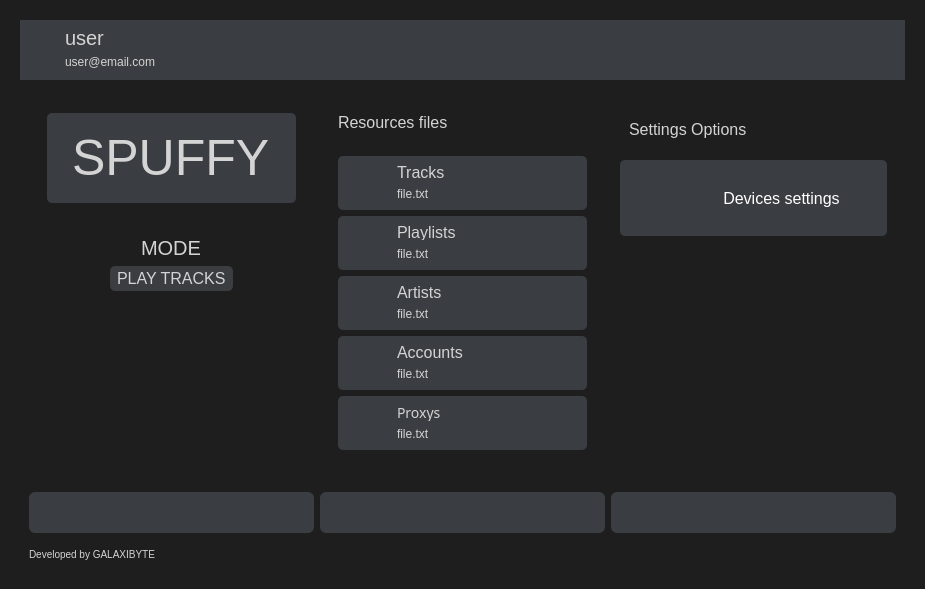
<?xml version="1.0" encoding="UTF-8"?>
<ui version="4.0">
 <class>Form</class>
 <widget class="QWidget" name="Form">
  <property name="geometry">
   <rect>
    <x>0</x>
    <y>0</y>
    <width>921</width>
    <height>589</height>
   </rect>
  </property>
  <property name="windowTitle">
   <string>Home</string>
  </property>
  <property name="windowIcon">
   <iconset>
    <normaloff>kitty.png</normaloff>kitty.png</iconset>
  </property>
  <property name="styleSheet">
   <string notr="true">/* Estilo general para la aplicación */
QWidget {
    background-color: #1e1e1e; /* Fondo oscuro */
    color: #d4d4d4; /* Texto claro */
    font-family: 'Segoe UI', sans-serif; /* Fuente moderna de Windows */
    font-size: 12px;
}

/* Botones (QPushButton) */
QPushButton {
    background-color: #3a3d41; /* Fondo oscuro para botones */
    color: #ffffff; /* Texto blanco */
    border: none;
    border-radius: 6px; /* Esquinas redondeadas */
    padding: 8px 16px;
}
QPushButton:hover {
    background-color: #505357; /* Fondo más claro al pasar el ratón */
}
QPushButton:pressed {
    background-color: #292b2f; /* Fondo más oscuro al presionar */
}

/* Campos de texto (QLineEdit, QPlainTextEdit, QTextEdit) */
QLineEdit, QPlainTextEdit, QTextEdit {
    background-color: #252526; /* Fondo oscuro */
    color: #d4d4d4; /* Texto claro */
    border: 1px solid #3c3c3c; /* Borde gris */
    border-radius: 6px;
    padding: 4px;
}
QLineEdit:focus, QPlainTextEdit:focus, QTextEdit:focus {
    border: 1px solid #0078d4; /* Borde azul al enfocar */
}

/* Tablas (QTableWidget, QTreeWidget) */
QTableWidget, QTreeWidget {
    background-color: #252526; /* Fondo oscuro */
    border: 1px solid #3c3c3c; /* Borde gris */
    border-radius: 6px;
    gridline-color: #404040; /* Líneas de tabla más claras */
    color: #d4d4d4; /* Texto claro */
}
QTableWidget::item, QTreeWidget::item {
    padding: 8px;
}
QHeaderView::section {
    background-color: #333333; /* Fondo ligeramente más claro */
    color: #d4d4d4; /* Texto claro */
    border: none;
    padding: 8px;
    font-weight: bold;
    text-align: left;
}

/* Scroll en tablas */
QTableWidget QScrollBar:vertical, QTreeWidget QScrollBar:vertical {
    background-color: #2a2a2a; /* Fondo oscuro para barra */
    border: none;
    width: 10px;
}
QTableWidget QScrollBar::handle:vertical, QTreeWidget QScrollBar::handle:vertical {
    background-color: #3a3d41; /* Manija gris */
    border-radius: 5px;
}
QTableWidget QScrollBar::handle:vertical:hover, QTreeWidget QScrollBar::handle:vertical:hover {
    background-color: #505357; /* Manija más clara al pasar el ratón */
}

/* Comboboxes (QComboBox) */
QComboBox {
    background-color: #252526; /* Fondo oscuro */
    color: #d4d4d4; /* Texto claro */
    border: 1px solid #3c3c3c; /* Borde gris */
    border-radius: 6px;
    padding: 4px;
}
QComboBox:hover {
    border: 1px solid #0078d4; /* Borde azul al pasar el ratón */
}
QComboBox::drop-down {
    border: none;
    background-color: #333333; /* Fondo ligeramente más claro */
}

/* Barras de progreso (QProgressBar) */
QProgressBar {
    background-color: #3c3c3c; /* Fondo gris oscuro */
    color: #ffffff; /* Texto blanco */
    border: 1px solid #3c3c3c; /* Borde gris */
    border-radius: 6px;
    text-align: center;
}
QProgressBar::chunk {
    background-color: #0078d4; /* Azul progreso */
    border-radius: 6px;
}

/* Sliders (QSlider) */
QSlider::groove:horizontal, QSlider::groove:vertical {
    background-color: #3c3c3c; /* Canal gris oscuro */
    border: 1px solid #3c3c3c; /* Borde gris */
    height: 8px; /* Ancho del canal */
    border-radius: 4px;
}
QSlider::handle:horizontal, QSlider::handle:vertical {
    background-color: #0078d4; /* Control azul */
    border: 1px solid #005a9e; /* Borde azul oscuro */
    border-radius: 6px;
    width: 14px; /* Tamaño del controlador */
    height: 14px;
}
QSlider::handle:hover {
    background-color: #005a9e;
}

/* Casillas de verificación (QCheckBox) */
QCheckBox {
    spacing: 5px;
}
QCheckBox::indicator {
    width: 16px;
    height: 16px;
    background-color: #252526; /* Fondo oscuro */
    border: 1px solid #3c3c3c; /* Borde gris */
    border-radius: 4px;
}
QCheckBox::indicator:checked {
    background-color: #0078d4; /* Azul al seleccionar */
    border: 1px solid #005a9e; /* Borde azul */
}

/* Pestañas (QTabWidget) */
QTabWidget::pane {
    border: 1px solid #3c3c3c;
    border-radius: 6px;
}
QTabBar::tab {
    background-color: #252526; /* Fondo oscuro */
    color: #d4d4d4; /* Texto claro */
    border: 1px solid #3c3c3c;
    border-radius: 6px;
    padding: 8px;
}
QTabBar::tab:selected {
    background-color: #333333; /* Fondo más claro */
    border: 1px solid #0078d4;
    color: #ffffff; /* Texto blanco */
}
</string>
  </property>
  <layout class="QHBoxLayout" name="horizontalLayout">
   <item>
    <widget class="QWidget" name="widget" native="true">
     <layout class="QVBoxLayout" name="verticalLayout">
      <item>
       <widget class="QWidget" name="widget_2" native="true">
        <property name="maximumSize">
         <size>
          <width>16777215</width>
          <height>60</height>
         </size>
        </property>
        <property name="styleSheet">
         <string notr="true">background-color: #3a3d41;</string>
        </property>
        <layout class="QGridLayout" name="gridLayout">
         <item row="0" column="1">
          <widget class="QLabel" name="label_2">
           <property name="styleSheet">
            <string notr="true">font-family: 'Segoe UI', sans-serif;
font-size: 20px;</string>
           </property>
           <property name="text">
            <string>user</string>
           </property>
          </widget>
         </item>
         <item row="1" column="1">
          <widget class="QLabel" name="label_3">
           <property name="styleSheet">
            <string notr="true">font-family: 'Segoe UI', sans-serif;
font-size: 12px;</string>
           </property>
           <property name="text">
            <string>user@email.com</string>
           </property>
          </widget>
         </item>
         <item row="0" column="0" rowspan="2">
          <widget class="QPushButton" name="pushButton">
           <property name="minimumSize">
            <size>
             <width>0</width>
             <height>50</height>
            </size>
           </property>
           <property name="maximumSize">
            <size>
             <width>30</width>
             <height>16777215</height>
            </size>
           </property>
           <property name="cursor">
            <cursorShape>PointingHandCursor</cursorShape>
           </property>
           <property name="styleSheet">
            <string notr="true">margin:none;background-color:none;</string>
           </property>
           <property name="text">
            <string/>
           </property>
           <property name="icon">
            <iconset>
             <normaloff>kitty.png</normaloff>kitty.png</iconset>
           </property>
           <property name="iconSize">
            <size>
             <width>30</width>
             <height>30</height>
            </size>
           </property>
          </widget>
         </item>
        </layout>
       </widget>
      </item>
      <item>
       <widget class="QWidget" name="widget_3" native="true">
        <layout class="QHBoxLayout" name="horizontalLayout_3">
         <item>
          <widget class="QWidget" name="widget_5" native="true">
           <property name="minimumSize">
            <size>
             <width>285</width>
             <height>357</height>
            </size>
           </property>
           <layout class="QVBoxLayout" name="verticalLayout_2">
            <item>
             <widget class="QWidget" name="widget_7" native="true">
              <layout class="QVBoxLayout" name="verticalLayout_3">
               <item>
                <widget class="QWidget" name="widget_9" native="true">
                 <property name="styleSheet">
                  <string notr="true">background-color: #3a3d41;border-radius:5px</string>
                 </property>
                 <layout class="QVBoxLayout" name="verticalLayout_4">
                  <item alignment="Qt::AlignHCenter|Qt::AlignVCenter">
                   <widget class="QLabel" name="label">
                    <property name="styleSheet">
                     <string notr="true">font-family: 'Segoe UI', sans-serif;
font-size: 50px;</string>
                    </property>
                    <property name="text">
                     <string>SPUFFY</string>
                    </property>
                   </widget>
                  </item>
                 </layout>
                </widget>
               </item>
              </layout>
             </widget>
            </item>
            <item>
             <widget class="QWidget" name="widget_8" native="true">
              <layout class="QVBoxLayout" name="verticalLayout_5">
               <item alignment="Qt::AlignVCenter">
                <widget class="QWidget" name="widget_10" native="true">
                 <layout class="QVBoxLayout" name="verticalLayout_6">
                  <item alignment="Qt::AlignHCenter">
                   <widget class="QLabel" name="label_4">
                    <property name="styleSheet">
                     <string notr="true">font-family: 'Segoe UI', sans-serif;
font-size: 20px;</string>
                    </property>
                    <property name="text">
                     <string>MODE</string>
                    </property>
                   </widget>
                  </item>
                  <item alignment="Qt::AlignHCenter">
                   <widget class="QLabel" name="label_5">
                    <property name="styleSheet">
                     <string notr="true">font-family: 'Segoe UI', sans-serif;
font-size: 16px;padding:3px;
background-color: #3b3d40;border-radius:5px</string>
                    </property>
                    <property name="text">
                     <string>PLAY TRACKS</string>
                    </property>
                   </widget>
                  </item>
                 </layout>
                </widget>
               </item>
               <item>
                <widget class="QWidget" name="widget_11" native="true">
                 <layout class="QHBoxLayout" name="horizontalLayout_4">
                  <item>
                   <widget class="QPushButton" name="pushButton_10">
                    <property name="minimumSize">
                     <size>
                      <width>61</width>
                      <height>51</height>
                     </size>
                    </property>
                    <property name="cursor">
                     <cursorShape>PointingHandCursor</cursorShape>
                    </property>
                    <property name="styleSheet">
                     <string notr="true">QPushButton{
	background-color:none;
}

QPushButton:pressed{
	background-color: #3a3d41;
}
</string>
                    </property>
                    <property name="text">
                     <string/>
                    </property>
                    <property name="icon">
                     <iconset>
                      <normaloff>previous_9959735.png</normaloff>previous_9959735.png</iconset>
                    </property>
                    <property name="iconSize">
                     <size>
                      <width>40</width>
                      <height>40</height>
                     </size>
                    </property>
                   </widget>
                  </item>
                  <item>
                   <widget class="QWidget" name="widget_12" native="true">
                    <layout class="QVBoxLayout" name="verticalLayout_7">
                     <item>
                      <widget class="QPushButton" name="pushButton_7">
                       <property name="minimumSize">
                        <size>
                         <width>61</width>
                         <height>51</height>
                        </size>
                       </property>
                       <property name="cursor">
                        <cursorShape>PointingHandCursor</cursorShape>
                       </property>
                       <property name="styleSheet">
                        <string notr="true">QPushButton{
	background-color:none;
}

QPushButton:pressed{
	background-color: #3a3d41;
}
</string>
                       </property>
                       <property name="text">
                        <string/>
                       </property>
                       <property name="icon">
                        <iconset>
                         <normaloff>play_9959717.png</normaloff>play_9959717.png</iconset>
                       </property>
                       <property name="iconSize">
                        <size>
                         <width>55</width>
                         <height>55</height>
                        </size>
                       </property>
                      </widget>
                     </item>
                     <item>
                      <widget class="QPushButton" name="pushButton_8">
                       <property name="minimumSize">
                        <size>
                         <width>61</width>
                         <height>51</height>
                        </size>
                       </property>
                       <property name="cursor">
                        <cursorShape>PointingHandCursor</cursorShape>
                       </property>
                       <property name="styleSheet">
                        <string notr="true">QPushButton{
	background-color:none;
}

QPushButton:pressed{
	background-color: #3a3d41;
}
</string>
                       </property>
                       <property name="text">
                        <string/>
                       </property>
                       <property name="icon">
                        <iconset>
                         <normaloff>pause_9959723.png</normaloff>pause_9959723.png</iconset>
                       </property>
                       <property name="iconSize">
                        <size>
                         <width>55</width>
                         <height>55</height>
                        </size>
                       </property>
                      </widget>
                     </item>
                    </layout>
                   </widget>
                  </item>
                  <item>
                   <widget class="QPushButton" name="pushButton_9">
                    <property name="minimumSize">
                     <size>
                      <width>61</width>
                      <height>51</height>
                     </size>
                    </property>
                    <property name="cursor">
                     <cursorShape>PointingHandCursor</cursorShape>
                    </property>
                    <property name="styleSheet">
                     <string notr="true">QPushButton{
	background-color:none;
}

QPushButton:pressed{
	background-color: #3a3d41;
}
</string>
                    </property>
                    <property name="text">
                     <string/>
                    </property>
                    <property name="icon">
                     <iconset>
                      <normaloff>next_9959741.png</normaloff>next_9959741.png</iconset>
                    </property>
                    <property name="iconSize">
                     <size>
                      <width>40</width>
                      <height>40</height>
                     </size>
                    </property>
                   </widget>
                  </item>
                 </layout>
                </widget>
               </item>
              </layout>
             </widget>
            </item>
           </layout>
          </widget>
         </item>
         <item>
          <widget class="QWidget" name="widget_6" native="true">
           <property name="minimumSize">
            <size>
             <width>285</width>
             <height>357</height>
            </size>
           </property>
           <property name="styleSheet">
            <string notr="true"/>
           </property>
           <layout class="QVBoxLayout" name="verticalLayout_8">
            <item>
             <widget class="QWidget" name="widget_14" native="true">
              <property name="maximumSize">
               <size>
                <width>16777215</width>
                <height>50</height>
               </size>
              </property>
              <layout class="QVBoxLayout" name="verticalLayout_9">
               <item>
                <widget class="QLabel" name="label_6">
                 <property name="styleSheet">
                  <string notr="true">font-family: 'Segoe UI', sans-serif;
font-size: 16px;</string>
                 </property>
                 <property name="text">
                  <string>Resources files</string>
                 </property>
                </widget>
               </item>
              </layout>
             </widget>
            </item>
            <item alignment="Qt::AlignTop">
             <widget class="QWidget" name="widget_15" native="true">
              <layout class="QVBoxLayout" name="verticalLayout_13">
               <item>
                <widget class="QWidget" name="widget_16" native="true">
                 <property name="minimumSize">
                  <size>
                   <width>241</width>
                   <height>51</height>
                  </size>
                 </property>
                 <property name="maximumSize">
                  <size>
                   <width>16777215</width>
                   <height>59</height>
                  </size>
                 </property>
                 <property name="styleSheet">
                  <string notr="true">background-color: #3a3d41;border-radius:5px</string>
                 </property>
                 <layout class="QGridLayout" name="gridLayout_2">
                  <item row="0" column="0" rowspan="2">
                   <widget class="QLabel" name="label_7">
                    <property name="maximumSize">
                     <size>
                      <width>40</width>
                      <height>16777215</height>
                     </size>
                    </property>
                    <property name="text">
                     <string/>
                    </property>
                    <property name="pixmap">
                     <pixmap>add-folder_12180910.png</pixmap>
                    </property>
                    <property name="scaledContents">
                     <bool>true</bool>
                    </property>
                   </widget>
                  </item>
                  <item row="0" column="1">
                   <widget class="QLabel" name="label_8">
                    <property name="styleSheet">
                     <string notr="true">font-family: 'Segoe UI', sans-serif;
font-size: 16px;</string>
                    </property>
                    <property name="text">
                     <string>Tracks</string>
                    </property>
                   </widget>
                  </item>
                  <item row="1" column="1">
                   <widget class="QLabel" name="label_9">
                    <property name="maximumSize">
                     <size>
                      <width>131</width>
                      <height>17</height>
                     </size>
                    </property>
                    <property name="text">
                     <string>file.txt</string>
                    </property>
                   </widget>
                  </item>
                  <item row="0" column="2" rowspan="2">
                   <widget class="QPushButton" name="pushButton_5">
                    <property name="minimumSize">
                     <size>
                      <width>0</width>
                      <height>40</height>
                     </size>
                    </property>
                    <property name="maximumSize">
                     <size>
                      <width>40</width>
                      <height>16777215</height>
                     </size>
                    </property>
                    <property name="cursor">
                     <cursorShape>PointingHandCursor</cursorShape>
                    </property>
                    <property name="styleSheet">
                     <string notr="true">QPushButton{
	background-color:none;
}

QPushButton:pressed{
	background-color: #3a3d01;
}
</string>
                    </property>
                    <property name="text">
                     <string/>
                    </property>
                    <property name="icon">
                     <iconset>
                      <normaloff>play_9959717.png</normaloff>play_9959717.png</iconset>
                    </property>
                    <property name="iconSize">
                     <size>
                      <width>30</width>
                      <height>30</height>
                     </size>
                    </property>
                   </widget>
                  </item>
                 </layout>
                </widget>
               </item>
               <item>
                <widget class="QWidget" name="widget_20" native="true">
                 <property name="minimumSize">
                  <size>
                   <width>241</width>
                   <height>51</height>
                  </size>
                 </property>
                 <property name="maximumSize">
                  <size>
                   <width>16777215</width>
                   <height>59</height>
                  </size>
                 </property>
                 <property name="styleSheet">
                  <string notr="true">background-color: #3a3d41;border-radius:5px</string>
                 </property>
                 <layout class="QGridLayout" name="gridLayout_6">
                  <item row="0" column="0" rowspan="2">
                   <widget class="QLabel" name="label_22">
                    <property name="maximumSize">
                     <size>
                      <width>40</width>
                      <height>16777215</height>
                     </size>
                    </property>
                    <property name="text">
                     <string/>
                    </property>
                    <property name="pixmap">
                     <pixmap>add-folder_12180910.png</pixmap>
                    </property>
                    <property name="scaledContents">
                     <bool>true</bool>
                    </property>
                   </widget>
                  </item>
                  <item row="0" column="1">
                   <widget class="QLabel" name="label_23">
                    <property name="styleSheet">
                     <string notr="true">font-family: 'Segoe UI', sans-serif;
font-size: 16px;</string>
                    </property>
                    <property name="text">
                     <string>Playlists</string>
                    </property>
                   </widget>
                  </item>
                  <item row="1" column="1">
                   <widget class="QLabel" name="label_24">
                    <property name="maximumSize">
                     <size>
                      <width>131</width>
                      <height>17</height>
                     </size>
                    </property>
                    <property name="text">
                     <string>file.txt</string>
                    </property>
                   </widget>
                  </item>
                  <item row="0" column="2" rowspan="2">
                   <widget class="QPushButton" name="pushButton_15">
                    <property name="minimumSize">
                     <size>
                      <width>0</width>
                      <height>40</height>
                     </size>
                    </property>
                    <property name="maximumSize">
                     <size>
                      <width>40</width>
                      <height>16777215</height>
                     </size>
                    </property>
                    <property name="cursor">
                     <cursorShape>PointingHandCursor</cursorShape>
                    </property>
                    <property name="styleSheet">
                     <string notr="true">QPushButton{
	background-color:none;
}

QPushButton:pressed{
	background-color: #3a3d01;
}
</string>
                    </property>
                    <property name="text">
                     <string/>
                    </property>
                    <property name="icon">
                     <iconset>
                      <normaloff>play_9959717.png</normaloff>play_9959717.png</iconset>
                    </property>
                    <property name="iconSize">
                     <size>
                      <width>30</width>
                      <height>30</height>
                     </size>
                    </property>
                   </widget>
                  </item>
                 </layout>
                </widget>
               </item>
               <item>
                <widget class="QWidget" name="widget_21" native="true">
                 <property name="minimumSize">
                  <size>
                   <width>241</width>
                   <height>51</height>
                  </size>
                 </property>
                 <property name="maximumSize">
                  <size>
                   <width>16777215</width>
                   <height>59</height>
                  </size>
                 </property>
                 <property name="styleSheet">
                  <string notr="true">background-color: #3a3d41;border-radius:5px</string>
                 </property>
                 <layout class="QGridLayout" name="gridLayout_8">
                  <item row="0" column="0" rowspan="2">
                   <widget class="QLabel" name="label_28">
                    <property name="maximumSize">
                     <size>
                      <width>40</width>
                      <height>16777215</height>
                     </size>
                    </property>
                    <property name="text">
                     <string/>
                    </property>
                    <property name="pixmap">
                     <pixmap>add-folder_12180910.png</pixmap>
                    </property>
                    <property name="scaledContents">
                     <bool>true</bool>
                    </property>
                   </widget>
                  </item>
                  <item row="0" column="1">
                   <widget class="QLabel" name="label_29">
                    <property name="styleSheet">
                     <string notr="true">font-family: 'Segoe UI', sans-serif;
font-size: 16px;</string>
                    </property>
                    <property name="text">
                     <string>Artists</string>
                    </property>
                   </widget>
                  </item>
                  <item row="1" column="1">
                   <widget class="QLabel" name="label_30">
                    <property name="maximumSize">
                     <size>
                      <width>131</width>
                      <height>17</height>
                     </size>
                    </property>
                    <property name="text">
                     <string>file.txt</string>
                    </property>
                   </widget>
                  </item>
                  <item row="0" column="2" rowspan="2">
                   <widget class="QPushButton" name="pushButton_17">
                    <property name="minimumSize">
                     <size>
                      <width>0</width>
                      <height>40</height>
                     </size>
                    </property>
                    <property name="maximumSize">
                     <size>
                      <width>40</width>
                      <height>16777215</height>
                     </size>
                    </property>
                    <property name="cursor">
                     <cursorShape>PointingHandCursor</cursorShape>
                    </property>
                    <property name="styleSheet">
                     <string notr="true">QPushButton{
	background-color:none;
}

QPushButton:pressed{
	background-color: #3a3d01;
}
</string>
                    </property>
                    <property name="text">
                     <string/>
                    </property>
                    <property name="icon">
                     <iconset>
                      <normaloff>play_9959717.png</normaloff>play_9959717.png</iconset>
                    </property>
                    <property name="iconSize">
                     <size>
                      <width>30</width>
                      <height>30</height>
                     </size>
                    </property>
                   </widget>
                  </item>
                 </layout>
                </widget>
               </item>
               <item>
                <widget class="QWidget" name="widget_23" native="true">
                 <property name="minimumSize">
                  <size>
                   <width>241</width>
                   <height>51</height>
                  </size>
                 </property>
                 <property name="maximumSize">
                  <size>
                   <width>16777215</width>
                   <height>59</height>
                  </size>
                 </property>
                 <property name="styleSheet">
                  <string notr="true">background-color: #3a3d41;border-radius:5px</string>
                 </property>
                 <layout class="QGridLayout" name="gridLayout_9">
                  <item row="0" column="0" rowspan="2">
                   <widget class="QLabel" name="label_32">
                    <property name="maximumSize">
                     <size>
                      <width>40</width>
                      <height>16777215</height>
                     </size>
                    </property>
                    <property name="text">
                     <string/>
                    </property>
                    <property name="pixmap">
                     <pixmap>add-folder_12180910.png</pixmap>
                    </property>
                    <property name="scaledContents">
                     <bool>true</bool>
                    </property>
                   </widget>
                  </item>
                  <item row="0" column="1">
                   <widget class="QLabel" name="label_33">
                    <property name="styleSheet">
                     <string notr="true">font-family: 'Segoe UI', sans-serif;
font-size: 16px;</string>
                    </property>
                    <property name="text">
                     <string>Accounts</string>
                    </property>
                   </widget>
                  </item>
                  <item row="1" column="1">
                   <widget class="QLabel" name="label_34">
                    <property name="maximumSize">
                     <size>
                      <width>131</width>
                      <height>17</height>
                     </size>
                    </property>
                    <property name="text">
                     <string>file.txt</string>
                    </property>
                   </widget>
                  </item>
                  <item row="0" column="2" rowspan="2">
                   <widget class="QPushButton" name="pushButton_18">
                    <property name="minimumSize">
                     <size>
                      <width>0</width>
                      <height>40</height>
                     </size>
                    </property>
                    <property name="maximumSize">
                     <size>
                      <width>40</width>
                      <height>16777215</height>
                     </size>
                    </property>
                    <property name="cursor">
                     <cursorShape>PointingHandCursor</cursorShape>
                    </property>
                    <property name="styleSheet">
                     <string notr="true">QPushButton{
	background-color:none;
}

QPushButton:pressed{
	background-color: #3a3d01;
}
</string>
                    </property>
                    <property name="text">
                     <string/>
                    </property>
                    <property name="icon">
                     <iconset>
                      <normaloff>play_9959717.png</normaloff>play_9959717.png</iconset>
                    </property>
                    <property name="iconSize">
                     <size>
                      <width>30</width>
                      <height>30</height>
                     </size>
                    </property>
                   </widget>
                  </item>
                 </layout>
                </widget>
               </item>
               <item>
                <widget class="QWidget" name="widget_24" native="true">
                 <property name="minimumSize">
                  <size>
                   <width>241</width>
                   <height>51</height>
                  </size>
                 </property>
                 <property name="maximumSize">
                  <size>
                   <width>16777215</width>
                   <height>59</height>
                  </size>
                 </property>
                 <property name="styleSheet">
                  <string notr="true">background-color: #3a3d41;border-radius:5px</string>
                 </property>
                 <layout class="QGridLayout" name="gridLayout_10">
                  <item row="0" column="0" rowspan="2">
                   <widget class="QLabel" name="label_35">
                    <property name="maximumSize">
                     <size>
                      <width>40</width>
                      <height>16777215</height>
                     </size>
                    </property>
                    <property name="text">
                     <string/>
                    </property>
                    <property name="pixmap">
                     <pixmap>add-folder_12180910.png</pixmap>
                    </property>
                    <property name="scaledContents">
                     <bool>true</bool>
                    </property>
                   </widget>
                  </item>
                  <item row="0" column="1">
                   <widget class="QLabel" name="label_36">
                    <property name="font">
                     <font>
                      <family>Segoe UI,sans-serif</family>
                      <pointsize>-1</pointsize>
                     </font>
                    </property>
                    <property name="styleSheet">
                     <string notr="true">font-family: 'Segoe UI', sans-serif;
font-size: 14px;</string>
                    </property>
                    <property name="text">
                     <string>Proxys</string>
                    </property>
                   </widget>
                  </item>
                  <item row="1" column="1">
                   <widget class="QLabel" name="label_37">
                    <property name="maximumSize">
                     <size>
                      <width>131</width>
                      <height>17</height>
                     </size>
                    </property>
                    <property name="text">
                     <string>file.txt</string>
                    </property>
                   </widget>
                  </item>
                  <item row="0" column="2" rowspan="2">
                   <widget class="QPushButton" name="pushButton_19">
                    <property name="minimumSize">
                     <size>
                      <width>0</width>
                      <height>40</height>
                     </size>
                    </property>
                    <property name="maximumSize">
                     <size>
                      <width>40</width>
                      <height>16777215</height>
                     </size>
                    </property>
                    <property name="cursor">
                     <cursorShape>PointingHandCursor</cursorShape>
                    </property>
                    <property name="styleSheet">
                     <string notr="true">QPushButton{
	background-color:none;
}

QPushButton:pressed{
	background-color: #3a3d01;
}
</string>
                    </property>
                    <property name="text">
                     <string/>
                    </property>
                    <property name="icon">
                     <iconset>
                      <normaloff>play_9959717.png</normaloff>play_9959717.png</iconset>
                    </property>
                    <property name="iconSize">
                     <size>
                      <width>30</width>
                      <height>30</height>
                     </size>
                    </property>
                   </widget>
                  </item>
                 </layout>
                </widget>
               </item>
              </layout>
             </widget>
            </item>
           </layout>
          </widget>
         </item>
         <item>
          <widget class="QWidget" name="widget_13" native="true">
           <property name="minimumSize">
            <size>
             <width>285</width>
             <height>357</height>
            </size>
           </property>
           <layout class="QVBoxLayout" name="verticalLayout_10">
            <item>
             <widget class="QWidget" name="widget_17" native="true">
              <property name="maximumSize">
               <size>
                <width>16777215</width>
                <height>50</height>
               </size>
              </property>
              <property name="styleSheet">
               <string notr="true"/>
              </property>
              <layout class="QVBoxLayout" name="verticalLayout_11">
               <item>
                <widget class="QLabel" name="label_10">
                 <property name="styleSheet">
                  <string notr="true">font-family: 'Segoe UI', sans-serif;
font-size: 16px;</string>
                 </property>
                 <property name="text">
                  <string>Settings Options</string>
                 </property>
                </widget>
               </item>
              </layout>
             </widget>
            </item>
            <item alignment="Qt::AlignTop">
             <widget class="QWidget" name="widget_18" native="true">
              <property name="styleSheet">
               <string notr="true">background-color: #3a3d41;border-radius:5px</string>
              </property>
              <layout class="QVBoxLayout" name="verticalLayout_12">
               <item>
                <widget class="QWidget" name="widget_19" native="true">
                 <property name="minimumSize">
                  <size>
                   <width>0</width>
                   <height>50</height>
                  </size>
                 </property>
                 <layout class="QHBoxLayout" name="horizontalLayout_5">
                  <item>
                   <widget class="QLabel" name="label_11">
                    <property name="maximumSize">
                     <size>
                      <width>50</width>
                      <height>40</height>
                     </size>
                    </property>
                    <property name="text">
                     <string/>
                    </property>
                    <property name="pixmap">
                     <pixmap>data-transfer_12180953.png</pixmap>
                    </property>
                    <property name="scaledContents">
                     <bool>true</bool>
                    </property>
                   </widget>
                  </item>
                  <item>
                   <widget class="QPushButton" name="pushButton_6">
                    <property name="minimumSize">
                     <size>
                      <width>0</width>
                      <height>40</height>
                     </size>
                    </property>
                    <property name="cursor">
                     <cursorShape>PointingHandCursor</cursorShape>
                    </property>
                    <property name="styleSheet">
                     <string notr="true">QPushButton {
	border-bottom: none;
	border-right: none;
	border-radius:none;
	font-family: 'Segoe UI', sans-serif;
	font-size: 16px;
}

QPushButton:hover{
	border-bottom: 1px solid white;
	border-right: 1px solid white;
	border-radius:none;
}
</string>
                    </property>
                    <property name="text">
                     <string>Devices settings</string>
                    </property>
                   </widget>
                  </item>
                 </layout>
                </widget>
               </item>
              </layout>
             </widget>
            </item>
           </layout>
          </widget>
         </item>
        </layout>
       </widget>
      </item>
      <item>
       <widget class="QWidget" name="widget_4" native="true">
        <property name="maximumSize">
         <size>
          <width>16777215</width>
          <height>50</height>
         </size>
        </property>
        <layout class="QHBoxLayout" name="horizontalLayout_2">
         <item>
          <widget class="QPushButton" name="pushButton_2">
           <property name="minimumSize">
            <size>
             <width>91</width>
             <height>41</height>
            </size>
           </property>
           <property name="cursor">
            <cursorShape>PointingHandCursor</cursorShape>
           </property>
           <property name="text">
            <string/>
           </property>
           <property name="icon">
            <iconset>
             <normaloff>home_8690878.png</normaloff>home_8690878.png</iconset>
           </property>
           <property name="iconSize">
            <size>
             <width>30</width>
             <height>30</height>
            </size>
           </property>
          </widget>
         </item>
         <item>
          <widget class="QPushButton" name="pushButton_3">
           <property name="minimumSize">
            <size>
             <width>91</width>
             <height>41</height>
            </size>
           </property>
           <property name="cursor">
            <cursorShape>PointingHandCursor</cursorShape>
           </property>
           <property name="text">
            <string/>
           </property>
           <property name="icon">
            <iconset>
             <normaloff>new-tab_12180730.png</normaloff>new-tab_12180730.png</iconset>
           </property>
           <property name="iconSize">
            <size>
             <width>30</width>
             <height>30</height>
            </size>
           </property>
          </widget>
         </item>
         <item>
          <widget class="QPushButton" name="pushButton_4">
           <property name="minimumSize">
            <size>
             <width>91</width>
             <height>41</height>
            </size>
           </property>
           <property name="cursor">
            <cursorShape>PointingHandCursor</cursorShape>
           </property>
           <property name="text">
            <string/>
           </property>
           <property name="icon">
            <iconset>
             <normaloff>setting_8690978.png</normaloff>setting_8690978.png</iconset>
           </property>
           <property name="iconSize">
            <size>
             <width>30</width>
             <height>30</height>
            </size>
           </property>
          </widget>
         </item>
        </layout>
       </widget>
      </item>
      <item>
       <widget class="QWidget" name="widget_22" native="true">
        <property name="maximumSize">
         <size>
          <width>16777215</width>
          <height>30</height>
         </size>
        </property>
        <layout class="QVBoxLayout" name="verticalLayout_14">
         <item>
          <widget class="QLabel" name="label_31">
           <property name="styleSheet">
            <string notr="true">font-family: 'Segoe UI', sans-serif;
font-size: 10px;</string>
           </property>
           <property name="text">
            <string>Developed by GALAXIBYTE</string>
           </property>
          </widget>
         </item>
        </layout>
       </widget>
      </item>
     </layout>
    </widget>
   </item>
  </layout>
 </widget>
 <resources/>
 <connections/>
</ui>
